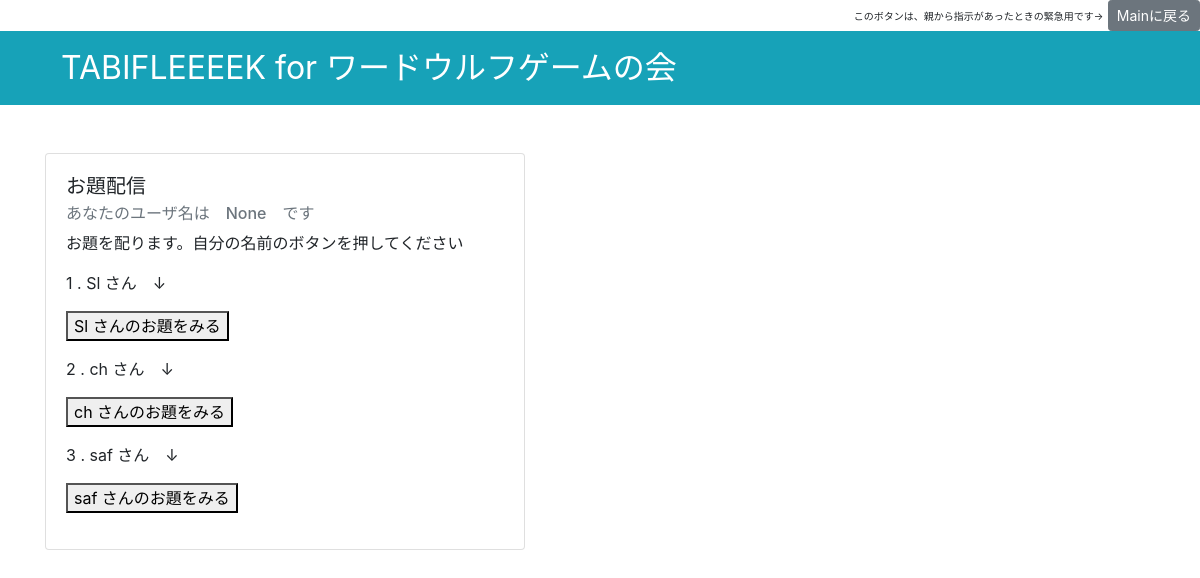
/memberlist_prepare, run on an earlier commit of the app's database.
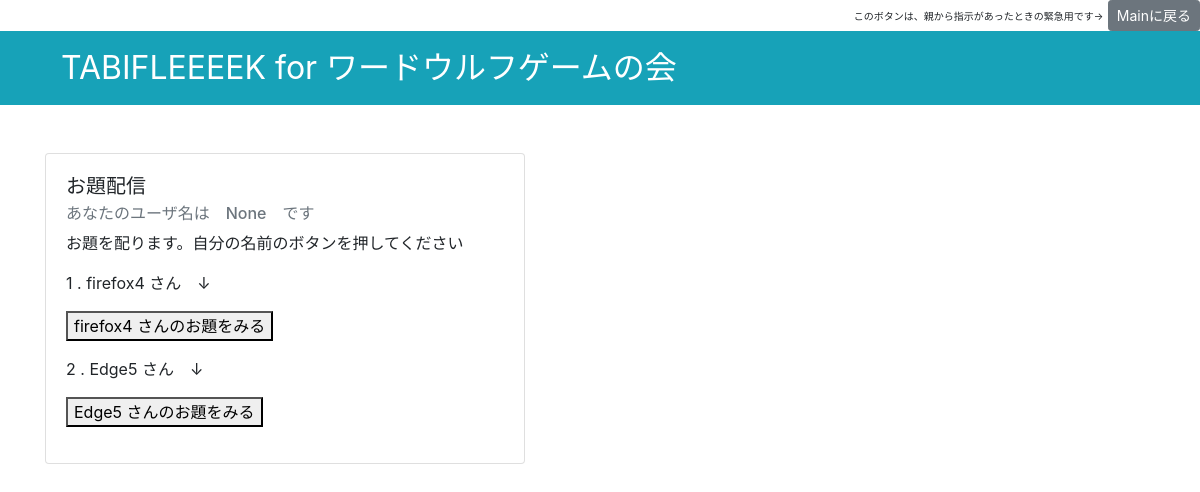
And on a later commit of the database.
### app.py (models this page shows, shortened)
class MemberList(db.Model):
    __tablename__ = 'players'
    id = db.Column(db.Integer, primary_key=True)
    username = db.Column(db.Text, nullable=False)
    comment = db.Column(db.String(128), nullable=False)
    vote_num = db.Column(db.Integer, nullable=False)
    ulf_flg = db.Column(db.Integer, nullable=False)
    to_vote = db.Column(db.Integer, nullable=False)
    to_vote2 = db.Column(db.Integer, nullable=False)
    prepare_flg = db.Column(db.Integer, nullable=False)

### app.py (the view)
@app.route('/memberlist_prepare')
def memberlist_prepare():
    myname = session.get('username')
    MemberList_DB = db.session.query(MemberList).all()
    OtherVari = db2.session.query(OtherVar).all()
    if myname is None:
        print("ユーザ名がNoneになってしまっています")
        flg_none = '1'
    else:
        flg_none = '0'
    if len(OtherVari) == 0:
        print("まだ親の人が開始ボタンを教えていません")
        return redirect(url_for('load_member_list'))
    else:
        debug_memberlist = MemberList.query.all()#debug_DBチェック用
        debug_OtherVar = OtherVar.query.all()#debug_DBチェック用
        return render_template('member_list_prepare.html',MemberList_DB = MemberList_DB,myname = myname,flg_none = flg_none,debug_memberlist =debug_memberlist ,debug_OtherVar = debug_OtherVar)

### templates/member_list_prepare.html (shortened to what this page needs)
{% extends 'base.html' %}
{% block content %}
<div class="py-5">
    <div class="card" style="width: 30rem;">
        <div class="card-body">
            <h5 class="card-title">お題配信</h5>
            <h6 class="card-subtitle mb-2 text-muted">あなたのユーザ名は　{{myname}}　です </h6>
            <p>お題を配ります。自分の名前のボタンを押してください</p>
            {% for member in MemberList_DB %}
                {% if flg_none == '1' %}
                <p>
                    {{ loop.index }} .  {{ member.username }}  さん　↓
                        <form action="/odaihaishin" method="POST">
                            <button type = "submit" name = "action" value = {{ loop.index }} > {{ member.username }} さんのお題をみる</button>
                        </form>
                </p>
                {% endif %}
            {% endfor %}
        </div>
    </div>
</div>
{% endblock %}

What changed in the data, as far as the page shows it:
removed MemberList: username "saf"
changed MemberList: username "Sl" → "firefox4"
changed MemberList: username "ch" → "Edge5"
